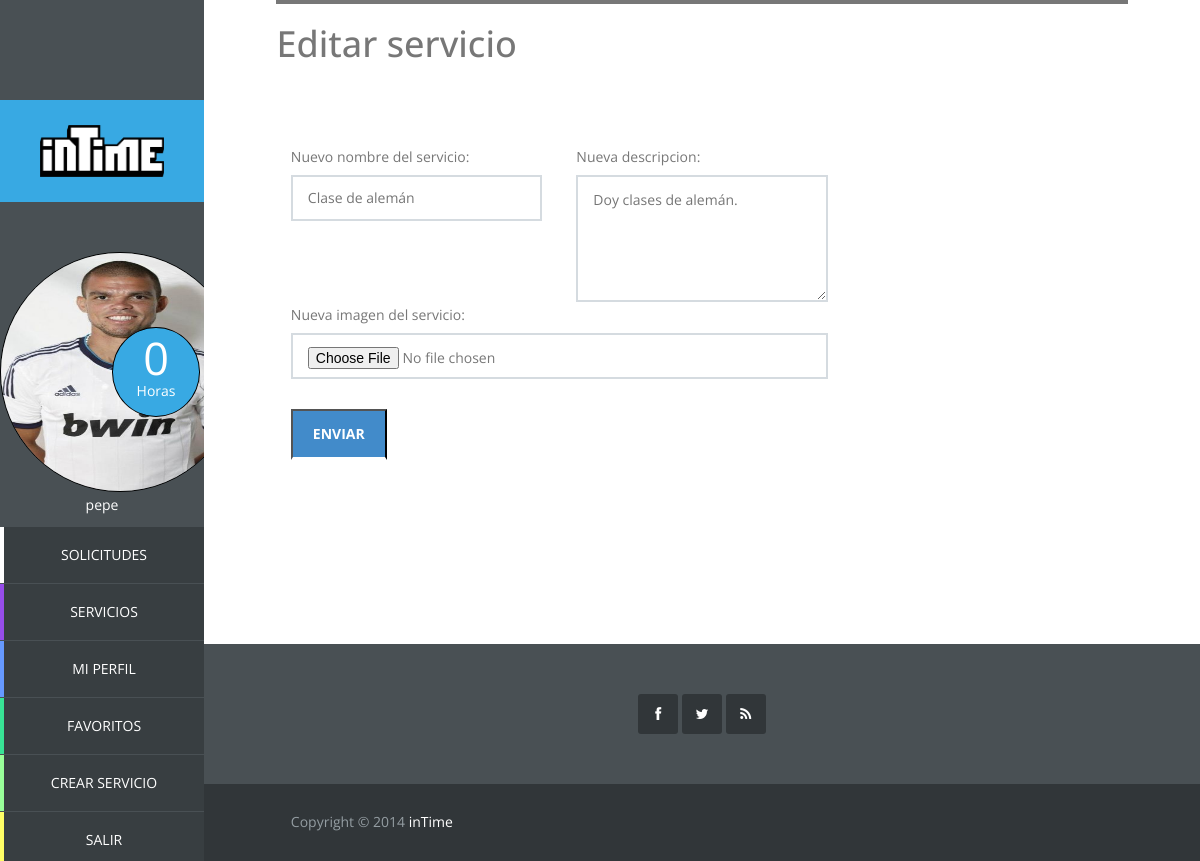
/vista/editarservicio.php?id_servicio=1 (signed in), run on the app's committed database.
### tables this page shows
CREATE TABLE IF NOT EXISTS `usuario` (
  `id_usuario` int(11) NOT NULL AUTO_INCREMENT,
  `correo` varchar(40) NOT NULL,
  `nombre` varchar(20) NOT NULL,
  `apellidos` varchar(40) NOT NULL,
  `direccion` varchar(80) NOT NULL,
  `horas_usuario` int(11) NOT NULL,
  `foto_usuario` varchar(20) DEFAULT NULL,
  `pass` char(128) NOT NULL,
  `salt` char(128) NOT NULL,
  `vio_sol_recibidas` datetime NOT NULL,
  `vio_sol_enviadas` datetime NOT NULL,
  PRIMARY KEY (`id_usuario`),
  UNIQUE KEY `correo` (`correo`)
);

CREATE TABLE IF NOT EXISTS `servicio` (
  `id_servicio` int(11) NOT NULL AUTO_INCREMENT,
  `id_usuario` int(11) NOT NULL,
  `id_categoria` int(11) NOT NULL,
  `nombre_servicio` varchar(50) NOT NULL,
  `descripcion` varchar(1000) DEFAULT NULL,
  `horas` int(11) NOT NULL,
  `foto_servicio` varchar(20) DEFAULT NULL,
  PRIMARY KEY (`id_servicio`),
  KEY `id_usuario` (`id_usuario`),
  KEY `id_categoria` (`id_categoria`)
);

### controlador/op_base_datos.php (called while the page is built, shortened)
<?php
class Mysql{
	protected $host="localhost";
	protected $user="root";
    protected $clave="";
    protected $bd="intime";
    protected $conexion;
	protected function conectar(){
        $this->conexion=mysqli_connect($this->host,$this->user,$this->clave);
        mysqli_select_db($this->conexion, $this->bd);
		$this->conexion->set_charset("utf8");
    }
	protected function escapaBd(&$args) {
		$numElems = count($args);
		for($i=0; $i < $numElems; $i++){
			$args[$i] = mysqli_real_escape_string($this->conexion, $args[$i]);
		}
	}
}

### controlador/op_base_datos_servicio.php (called while the page is built, shortened)
<?php
require_once '../controlador/op_base_datos.php';
require_once '../modelo/servicio.php';
class MysqlServicio extends Mysql {
	 public function conseguirServicio($id_servicio) {
		$args = array($id_servicio);
		$pst = $this->conexion->prepare("select * from servicio where id_servicio = ?");
		$pst->bind_param("i", $args[0]);
		$pst->execute();
		$pst->bind_result($id_servicio, $id_usuario, $id_categoria, $nombre, $descripcion, $horas, $foto);
		$resultado = NULL;
		if($pst->fetch()){
			$resultado = new Servicio($id_servicio, $id_usuario, $id_categoria, $nombre, $descripcion, $horas, $foto);
		}
		return $resultado;
	}
}

### modelo/servicio.php (called while the page is built, shortened)
<?php
class Servicio {
	public $id_servicio,
		   $id_usuario,
		   $id_categoria,
		   $nombre,
		   $descripcion,
		   $horas,
		   $foto;
	public function __construct($id_servicio, $id_usuario, $id_categoria, $nombre, $descripcion, $horas, $foto) {
	    $this->id_usuario = $id_usuario;
	    $this->nombre = $nombre;
	    $this->descripcion = $descripcion;
	}
	public function getIdUsuario(){
		return $this->id_usuario;
	}
	public function getNombre(){
		return $this->nombre;
	}
	public function getDescripcion() {
		return $this->descripcion;
	}
}

### modelo/usuario.php (called while the page is built, shortened)
<?php
	class Usuario {
		private $id;
		private $nombre;
		private $horas;
		private $foto;
		public function __construct($id, $correo, $nombre, $apellidos, $direccion, $horas, $foto, $pass, $salt) {
			$this->id = $id;
			$this->nombre = $nombre;
			$this->horas = $horas;
			$this->foto = $foto;
		}
		public function getId(){
			return $this->id;
		}
		public function getNombre(){
			return $this->nombre;
		}
		public function getHoras(){
			return $this->horas;
		}
		public function getFoto(){
			return $this->foto;
		}
	}

### controlador/op_base_datos_usuario.php (called while the page is built, shortened)
<?php
require_once '../controlador/op_base_datos.php';
class MysqlUsuario extends Mysql {
	public function conseguirUsuarioById($id){
		$pst = $this->conexion->prepare("select * from usuario where id_usuario = ?");
		$pst->bind_param("s", $id);
		$pst->execute();
		$pst->bind_result($id_usuario, $correo, $nombre, $apellidos, $direccion, $horas, $foto, $pass, $salt,
			$vio_sol_recibidas, $vio_sol_enviadas);
		$usuario = NULL;
		if($pst->fetch()){
			$usuario = new Usuario($id_usuario, $correo, $nombre, $apellidos, $direccion, $horas, $foto, $pass, $salt,
				$vio_sol_recibidas, $vio_sol_enviadas);
		}
		return $usuario;
	}
}

### vista/editarservicio.php (the view, shortened to what this page needs)
<!DOCTYPE html>
<html lang="es">
<?php
	require_once '../modelo/usuario.php';
	require_once '../controlador/op_base_datos_usuario.php';
	require_once '../modelo/servicio.php';
	require_once '../controlador/op_base_datos_servicio.php';
	if(isset($_GET['id_servicio'])){
		$BDDservice=new MysqlServicio();
		$id_servicio = $_GET['id_servicio'];
		$servicio = $BDDservice->conseguirServicio($id_servicio);
		if(((isset($_SESSION['login_admin']))&& ($_SESSION['login_admin']==true)) || (isset($servicio) && $servicio->getIdUsuario() == $_SESSION['usuario']->getId())){
?>
	<?php include "head.php"?>
	<body>
		<?php include "sidebar.php"
		?>
		<div id="main-content">
			<div id="templatemo">
				<div class="section-content">
					<div class="row">
						<div class="col-md-12">
							<div class="section-title">
								<h1>Editar servicio</h2>
							</div>
						</div>
					</div>
					<div class="cuerpo">
						<div class="contact-form">
							<form action="../controlador/editservice.php?id_servicio=<?php echo $id_servicio ?>" method="post" enctype="multipart/form-data" accept-charset="utf-8">
								<div class="col-md-4">
									<label for="nombreserv" >Nuevo nombre del servicio:</label>
									<input name="nombreserv" placeholder="<?php echo $servicio->getNombre();?>" type="text" id="nombreserv" maxlength="40" />
								</div>
								<div class="col-md-4">
									<label for="descrpserv">Nueva descripcion:</label>
									<textarea name="descrpserv" placeholder="<?php echo $servicio->getDescripcion();?>" rows="4" cols="50" placeholder="Describe tu servicio"></textarea>
								</div>
								<div class="col-md-8">
									<label for="foto" >Nueva imagen del servicio:</label>
									<input name="foto" type="file" id="foto" maxlength="40"/>
								</div>
								<div class="col-md-12">
										<button class="largeButton submitBgColor" type="submit" value="Enviar">
											Enviar
										</button>
								</div>
							</form>
						</div>
					</div>
				</div>
			</div>
			<?php include 'footer.php'
			?>
		</div>
	</body>
</html>
<?php
		}
	}
?>

### vista/sidebar.php (shortened to what this page needs)
<?php
$dir = $_SERVER["REQUEST_URI"];
$array = explode("/", $dir);
$n = count($array);
?>
	<div id="main-sidebar">
		<?php
		if($array[$n-1] == "index.php" || $array[$n-1] == ""){
		?>
		<div class="logo">
			<a href="index.php"><img src="vista/images/logo.png"/></a>
		</div>
		<ul class="main-menu">
			<li class="services">
				<a href='vista/mostrar_servicios.php'>servicios</a>
			</li>
			<li class="about">
				<a href="vista/sobrenosotros.php">sobre nosotros</a>
			</li>
			<li class="contact">
				<a href="vista/contacto.php">contacto</a>
			</li>
		</ul>
		<?php
		}else {
			require_once '../controlador/op_base_datos_usuario.php';
			require_once '../controlador/op_base_datos_servicio.php';
			require_once '../modelo/usuario.php';
			require_once '../modelo/servicio.php';
			if(isset($_SESSION['login_usuario']) && $_SESSION['login_usuario']){
				$usuario = $_SESSION['usuario'];
				$BDD = new MysqlUsuario();
				$usuario = $BDD->conseguirUsuarioById($usuario->getId());
		?>
				<div class="logo">
					<a href="perfil_usuario.php">
						<img src="images/logo.png"/>
					</a>
				</div>
				<div class="navigation-log-in">
					<ul class="main-menu">
						<div class="circle-text">
							<div class="contador">
									<?php echo $usuario->getHoras() ?>
							</div>
							<p>Horas</p>
						</div>
						<?php
							if($usuario->getFoto() == NULL){
								echo "<a href='perfil_usuario.php'><img src='images/usuario/user_defect.png'></a>";
							}else{
						?>
								<a href='perfil_usuario.php'><img src='<?php echo "images/usuario/".$usuario->getFoto() ?>'></a>
						<?php
							}
						?>
						<p>
							<?php echo $usuario->getNombre();?>
						</p>
						<li class="requests">
							<a href="solicitudes.php">Solicitudes</a>
						</li>
						<li class="services">
							<a href="mostrar_servicios.php">servicios</a>
						</li>
						<li class="profile">
							<a href="perfil.php?id_usuario=<?php echo $usuario->getId() ?>">Mi Perfil</a>
						</li>
						<li class="favorites">
							<a href="favoritos.php">Favoritos</a>
						</li>
						<li class="new-job">
							<a href="crearservicio.php">Crear Servicio</a>
						</li>
						<li class="log-out">
							<a href="../controlador/logout.php">Salir</a>
						</li>
					</ul>
				</div>
		<?php
			}else if(isset($_SESSION['login_admin']) && $_SESSION['login_admin']) {
		?>
				<div class="logo">
					<a href="perfil_admin.php"><img src="images/logo.png"/></a>
				</div>
				<div class="navigation-log-in">
					<ul class="main-menu">
						<div class="circle-text">
							<div class="contador">-</div>
							<p>Horas</p>
						</div>
						<img src="images/admin.jpg" >
						<p> Administrador </p>
						<li class="user-list">
							<a href="usuariosadmin.php">Lista Usuarios</a>
						</li>
						<li class="service-list">
							<a href="serviciosadmin.php">Lista Servicios</a>
						</li>
						<li class="log-out">
							<a href="../controlador/logout.php">Salir</a>
						</li>
					</ul>
				</div>
		<?php
			}
		?>
		<?php
		}
		?>
	</div>

### vista/css/templatemo_style.css (style rules this page uses)
.main-menu, .responsive-menu ul, .social-member, .progess-bars, .first-footer .social-footer ul { padding: 0%; margin: 0%; list-style: none; }
body { font: 14px/1.85em 'Open Sans', Arial, Helvetice Neue, sans-serif; color: #777777; font-weight: 300px; font-style: normal; -webkit-font-smoothing: antialiased; -webkit-text-size-adjust: 100%; }
a, a:hover, a:focus { text-decoration: none; -webkit-transition: all 150ms ease-in; -moz-transition: all 150ms ease-in; -o-transition: all 150ms ease-in; transition: all 150ms ease-in; }
h1, h2, h3, h4, h5, h6 { font-family: 'Open Sans', Arial, Helvetice Neue, sans-serif; }
*, *:before, *:after { -moz-box-sizing: border-box; -webkit-box-sizing: border-box; box-sizing: border-box; }
#main-content, .full-width-slider { width: 83%; }
.section-content { padding: 0 7%; margin-bottom: 100px; height: 200%; }
.section-title { border-top: 4px solid; margin-bottom: 80px; }
.largeButton { color: white; text-transform: uppercase; font-weight: 700; font-size: 14px; display: inline-block; padding: 10px 20px; border-bottom: 3px solid; }
.submitBgColor { background: #428bca; }
#main-sidebar { position: fixed; float: left; width: 17%; height: 100%; background-color: #495054; color: white; margin-right: 0px; overflow: auto; }
.logo { margin-top: 100px; background-color: #38a9e3; padding: 25px 40px; }
.logo a { color: white; }
.logo a img { width: 100%; height: 100%; }
.main-menu { text-align: center; }
.main-menu li { margin-bottom: 1px; }
.main-menu li a { color: white; text-transform: uppercase; display: block; border-left: 4px solid; padding: 15px 30px; background-color: #383e41; -webkit-transition: all 150ms ease-in; -moz-transition: all 150ms ease-in; -o-transition: all 150ms ease-in; transition: all 150ms ease-in; }
li.services a { border-color: #974dea; }
li.profile a { border-color: #6699FF; }
li.new-job a { border-color: #99FF99; }
li.log-out a { border-color: #FFFF66; }
li.favorites a { border-color: #38e395; }
.navigation-log-in { padding-top: 50px; }
.navigation-log-in img { border: 1px solid black; border-radius:120px; width: 240px; height: 240px; }
.contact-form input, .contact-form textarea { width: 100%; display: block; border: 2px solid #d5dbe0; padding: 10px 15px; outline: 0; }
.contact-form input { height: 46px; margin-bottom: 30px; }
.contact-form label { font-weight: normal; }
#main-content { float: left; width: 83%; height: 100%; margin-left: 17%; overflow: hidden; }
.cuerpo { min-height: 400px; }
.circle-text { position: absolute; width: 43%; margin-left: 55%; margin-top: 37%; }
.circle-text:after { content: ""; display: block; width: 100%; height:0; padding-bottom: 100%; background: #38a9e3; -moz-border-radius: 50%; -webkit-border-radius: 50%; border-radius: 50%; border: 1px solid black; }
.circle-text p { position: absolute; float: left; width: 100%; padding-top: 73%; line-height: 1em; margin-top: -0.5em; text-align: center; color: white; }
.circle-text div { position: absolute; width: 100%; padding-top: 35%; line-height: 1em; margin-top: -0.5em; text-align: center; color: white; font-size: 45px; }

### data on the page
usuario: horas_usuario "0", foto_usuario (picture), nombre "pepe"
servicio: nombreserv "Clase de alemán", descrpserv "Doy clases de alemán."
